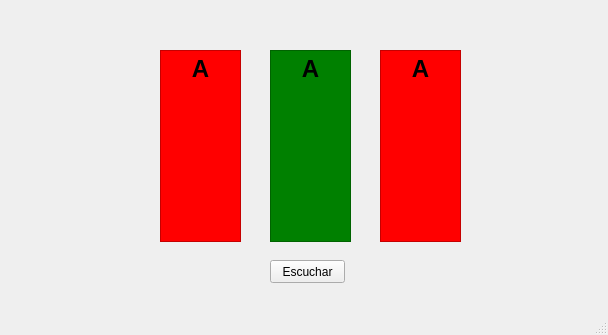
<?xml version="1.0" encoding="UTF-8"?>
<ui version="4.0">
 <class>MainWindow</class>
 <widget class="QMainWindow" name="MainWindow">
  <property name="geometry">
   <rect>
    <x>0</x>
    <y>0</y>
    <width>608</width>
    <height>335</height>
   </rect>
  </property>
  <property name="windowTitle">
   <string>MainWindow</string>
  </property>
  <widget class="QWidget" name="centralwidget">
   <widget class="QTextBrowser" name="Afinado">
    <property name="geometry">
     <rect>
      <x>270</x>
      <y>50</y>
      <width>81</width>
      <height>192</height>
     </rect>
    </property>
    <property name="styleSheet">
     <string notr="true">background:green</string>
    </property>
    <property name="html">
     <string>&lt;!DOCTYPE HTML PUBLIC &quot;-//W3C//DTD HTML 4.0//EN&quot; &quot;http://www.w3.org/TR/REC-html40/strict.dtd&quot;&gt;
&lt;html&gt;&lt;head&gt;&lt;meta name=&quot;qrichtext&quot; content=&quot;1&quot; /&gt;&lt;style type=&quot;text/css&quot;&gt;
p, li { white-space: pre-wrap; }
&lt;/style&gt;&lt;/head&gt;&lt;body style=&quot; font-family:'MS Shell Dlg 2'; font-size:8.25pt; font-weight:400; font-style:normal;&quot;&gt;
&lt;p align=&quot;center&quot; style=&quot; margin-top:0px; margin-bottom:0px; margin-left:0px; margin-right:0px; -qt-block-indent:0; text-indent:0px;&quot;&gt;&lt;span style=&quot; font-size:18pt; font-weight:600;&quot;&gt;A&lt;/span&gt;&lt;/p&gt;&lt;/body&gt;&lt;/html&gt;</string>
    </property>
   </widget>
   <widget class="QTextBrowser" name="Mayor">
    <property name="geometry">
     <rect>
      <x>380</x>
      <y>50</y>
      <width>81</width>
      <height>192</height>
     </rect>
    </property>
    <property name="styleSheet">
     <string notr="true">background:red</string>
    </property>
    <property name="html">
     <string>&lt;!DOCTYPE HTML PUBLIC &quot;-//W3C//DTD HTML 4.0//EN&quot; &quot;http://www.w3.org/TR/REC-html40/strict.dtd&quot;&gt;
&lt;html&gt;&lt;head&gt;&lt;meta name=&quot;qrichtext&quot; content=&quot;1&quot; /&gt;&lt;style type=&quot;text/css&quot;&gt;
p, li { white-space: pre-wrap; }
&lt;/style&gt;&lt;/head&gt;&lt;body style=&quot; font-family:'MS Shell Dlg 2'; font-size:8.25pt; font-weight:400; font-style:normal;&quot;&gt;
&lt;p align=&quot;center&quot; style=&quot; margin-top:0px; margin-bottom:0px; margin-left:0px; margin-right:0px; -qt-block-indent:0; text-indent:0px;&quot;&gt;&lt;span style=&quot; font-size:18pt; font-weight:600;&quot;&gt;A&lt;/span&gt;&lt;/p&gt;&lt;/body&gt;&lt;/html&gt;</string>
    </property>
   </widget>
   <widget class="QTextBrowser" name="Menor">
    <property name="geometry">
     <rect>
      <x>160</x>
      <y>50</y>
      <width>81</width>
      <height>192</height>
     </rect>
    </property>
    <property name="styleSheet">
     <string notr="true">background:red</string>
    </property>
    <property name="html">
     <string>&lt;!DOCTYPE HTML PUBLIC &quot;-//W3C//DTD HTML 4.0//EN&quot; &quot;http://www.w3.org/TR/REC-html40/strict.dtd&quot;&gt;
&lt;html&gt;&lt;head&gt;&lt;meta name=&quot;qrichtext&quot; content=&quot;1&quot; /&gt;&lt;style type=&quot;text/css&quot;&gt;
p, li { white-space: pre-wrap; }
&lt;/style&gt;&lt;/head&gt;&lt;body style=&quot; font-family:'MS Shell Dlg 2'; font-size:8.25pt; font-weight:400; font-style:normal;&quot;&gt;
&lt;p align=&quot;center&quot; style=&quot; margin-top:0px; margin-bottom:0px; margin-left:0px; margin-right:0px; -qt-block-indent:0; text-indent:0px;&quot;&gt;&lt;span style=&quot; font-size:18pt; font-weight:600;&quot;&gt;A&lt;/span&gt;&lt;/p&gt;&lt;/body&gt;&lt;/html&gt;</string>
    </property>
   </widget>
   <widget class="QPushButton" name="Button">
    <property name="geometry">
     <rect>
      <x>270</x>
      <y>260</y>
      <width>75</width>
      <height>23</height>
     </rect>
    </property>
    <property name="text">
     <string>Escuchar</string>
    </property>
   </widget>
  </widget>
  <widget class="QMenuBar" name="menubar">
   <property name="geometry">
    <rect>
     <x>0</x>
     <y>0</y>
     <width>608</width>
     <height>21</height>
    </rect>
   </property>
  </widget>
  <widget class="QStatusBar" name="statusbar"/>
 </widget>
 <resources/>
 <connections/>
</ui>
